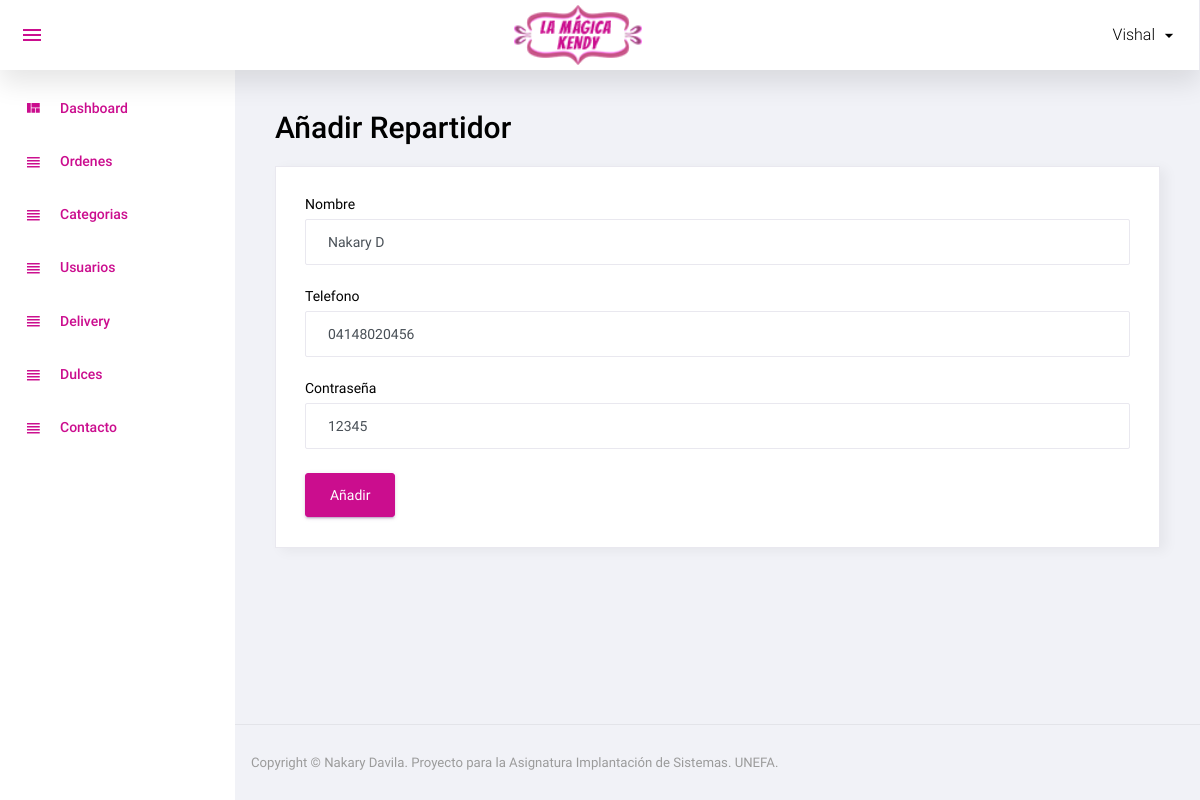
/admin/manage_delivery_boy.php?id=3 (signed in), run on the app's committed database.
### tables this page shows
CREATE TABLE `delivery_boy` (
  `id` int(11) NOT NULL,
  `name` varchar(50) NOT NULL,
  `mobile` varchar(50) NOT NULL,
  `password` varchar(50) NOT NULL,
  `status` int(11) NOT NULL,
  `added_on` datetime NOT NULL
);

### function.inc.php (called while the page is built, shortened)
<?php
function get_safe_value($str){
	global $con;
	$str=mysqli_real_escape_string($con,$str);
	return $str;
}
	?>

### admin/manage_delivery_boy.php (the view, shortened to what this page needs)
<?php
include('top.php');
$name="";
$mobile="";
$password="";
if(isset($_GET['id']) && $_GET['id']>0){
	$id=get_safe_value($_GET['id']);
	$row=mysqli_fetch_assoc(mysqli_query($con,"select * from delivery_boy where id='$id'"));
	$name=$row['name'];
	$password=$row['password'];
	$mobile=$row['mobile'];
}
?>
<div class="row">
			<h1 class="grid_title ml10 ml15">Añadir Repartidor</h1>
            <div class="col-12 grid-margin stretch-card">
              <div class="card">
                <div class="card-body">
                  <form class="forms-sample" method="post">
                    <div class="form-group">
                      <label for="exampleInputName1">Nombre</label>
                      <input type="text" class="form-control" placeholder="Nombre" name="name" required value="<?php echo $name?>">
                    </div>
					<div class="form-group">
                      <label for="exampleInputName1">Telefono</label>
                      <input type="text" class="form-control" placeholder="Telefono" name="mobile" required value="<?php echo $mobile?>">
                    </div>
                    <div class="form-group">
                      <label for="exampleInputEmail3" required>Contraseña</label>
                      <input type="textbox" class="form-control" placeholder="Contraseña" name="password"  value="<?php echo $password?>">
                    </div>
                    <button type="submit" class="btn btn-primary mr-2" name="submit">Añadir</button>
                  </form>
                </div>
              </div>
            </div>
		 </div>
<?php include('footer.php');?>

### data on the page
delivery_boy: name "Nakary D", mobile "04148020456", password "12345"

### other printed values
$_SESSION['ADMIN_USER'] "Vishal"
